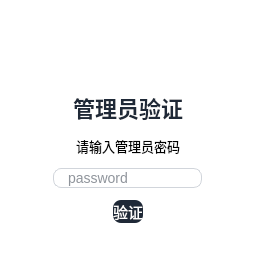
<?xml version="1.0" encoding="UTF-8"?>
<ui version="4.0">
 <class>AdminDialog</class>
 <widget class="QDialog" name="AdminDialog">
  <property name="windowTitle">
   <string>Admin</string>
  </property>
  <property name="styleSheet">
   <string notr="true">QDialog { background-color: #f9fafb; }</string>
  </property>
  <layout class="QVBoxLayout" name="root">
   <property name="spacing">
    <number>0</number>
   </property>
   <property name="leftMargin">
    <number>0</number>
   </property>
   <property name="topMargin">
    <number>0</number>
   </property>
   <property name="rightMargin">
    <number>0</number>
   </property>
   <property name="bottomMargin">
    <number>0</number>
   </property>
   <item>
    <widget class="QStackedWidget" name="m_stack">
     <property name="currentIndex">
      <number>0</number>
     </property>
     <property name="styleSheet">
      <string notr="true">background: #ffffff;</string>
     </property>
     <widget class="QWidget" name="loginPage">
      <property name="styleSheet">
       <string notr="true">background: #ffffff;</string>
      </property>
      <layout class="QVBoxLayout" name="loginL">
       <property name="spacing">
        <number>12</number>
       </property>
       <property name="leftMargin">
        <number>24</number>
       </property>
       <property name="topMargin">
        <number>24</number>
       </property>
       <property name="rightMargin">
        <number>24</number>
       </property>
       <property name="bottomMargin">
        <number>24</number>
       </property>
       <item alignment="Qt::AlignCenter">
        <widget class="QLabel" name="lockIcon">
         <property name="text">
          <string/>
         </property>
         <property name="styleSheet">
          <string notr="true">font-size: 48px; background: transparent;</string>
         </property>
         <property name="alignment">
          <set>Qt::AlignCenter</set>
         </property>
        </widget>
       </item>
       <item alignment="Qt::AlignCenter">
        <widget class="QLabel" name="title">
         <property name="text">
          <string>管理员验证</string>
         </property>
         <property name="styleSheet">
          <string notr="true">font-size: 22px; font-weight: 700; color: #1f2937;</string>
         </property>
         <property name="alignment">
          <set>Qt::AlignCenter</set>
         </property>
        </widget>
       </item>
       <item alignment="Qt::AlignCenter">
        <widget class="QLabel" name="sub">
         <property name="text">
          <string>请输入管理员密码</string>
         </property>
         <property name="styleSheet">
          <string notr="true">font-size: 13px; color: #000000;</string>
         </property>
         <property name="alignment">
          <set>Qt::AlignCenter</set>
         </property>
        </widget>
       </item>
       <item alignment="Qt::AlignCenter">
        <widget class="QLineEdit" name="editPwd">
         <property name="placeholderText">
          <string>password</string>
         </property>
         <property name="echoMode">
          <enum>QLineEdit::Password</enum>
         </property>
         <property name="fixedHeight">
          <number>42</number>
         </property>
         <property name="maximumWidth">
          <number>300</number>
         </property>
         <property name="styleSheet">
          <string notr="true">QLineEdit { font-size:14px; padding:0 12px; background-color: #ffffff; color: #1f2937; border:1px solid #d1d5db; border-radius:8px; } QLineEdit:focus { border-color:#667eea; }</string>
         </property>
        </widget>
       </item>
       <item alignment="Qt::AlignCenter">
        <widget class="QPushButton" name="btnSubmit">
         <property name="text">
          <string>验证</string>
         </property>
         <property name="fixedSize">
          <size>
           <width>140</width>
           <height>42</height>
          </size>
         </property>
         <property name="styleSheet">
          <string notr="true">QPushButton { font-size:15px; color:white; background-color:#1f2937; border:none; border-radius:8px; } QPushButton:hover { background-color:#374151; }</string>
         </property>
         <property name="cursor">
          <cursorShape>PointingHandCursor</cursorShape>
         </property>
        </widget>
       </item>
       <item>
        <spacer name="spacerErrorTop">
         <property name="orientation">
          <enum>Qt::Vertical</enum>
         </property>
         <property name="spacerSize">
          <size>
           <height>4</height>
           <width>0</width>
          </size>
         </property>
        </spacer>
       </item>
       <item alignment="Qt::AlignCenter">
        <widget class="QLabel" name="errorLabel">
         <property name="text">
          <string/>
         </property>
         <property name="styleSheet">
          <string notr="true">font-size: 12px; color: #dc2626; background: transparent;</string>
         </property>
         <property name="alignment">
          <set>Qt::AlignCenter</set>
         </property>
        </widget>
       </item>
      </layout>
     </widget>
     <widget class="QWidget" name="mgrPage">
      <property name="styleSheet">
       <string notr="true">background: #ffffff;</string>
      </property>
      <layout class="QVBoxLayout" name="mgrL">
       <property name="spacing">
        <number>0</number>
       </property>
       <property name="leftMargin">
        <number>0</number>
       </property>
       <property name="topMargin">
        <number>0</number>
       </property>
       <property name="rightMargin">
        <number>0</number>
       </property>
       <property name="bottomMargin">
        <number>0</number>
       </property>
       <item>
        <widget class="QWidget" name="topBar">
         <property name="styleSheet">
          <string notr="true">background: #ffffff;</string>
         </property>
         <property name="fixedHeight">
          <number>56</number>
         </property>
         <layout class="QHBoxLayout" name="topL">
          <property name="spacing">
           <number>0</number>
          </property>
          <property name="leftMargin">
           <number>20</number>
          </property>
          <property name="topMargin">
           <number>0</number>
          </property>
          <property name="rightMargin">
           <number>20</number>
          </property>
          <property name="bottomMargin">
           <number>0</number>
          </property>
          <item>
           <widget class="QPushButton" name="btnBack">
            <property name="text">
             <string>←  返回</string>
            </property>
            <property name="fixedSize">
             <size>
              <width>80</width>
              <height>32</height>
             </size>
            </property>
            <property name="styleSheet">
             <string notr="true">QPushButton { font-size: 13px; color: #374151; background: transparent; border: none; } QPushButton:hover { color: #667eea; }</string>
            </property>
            <property name="cursor">
             <cursorShape>PointingHandCursor</cursorShape>
            </property>
           </widget>
          </item>
          <item>
           <spacer name="spacerBackTitle">
            <property name="orientation">
             <enum>Qt::Horizontal</enum>
            </property>
            <property name="spacerSize">
             <size>
              <width>8</width>
              <height>0</height>
             </size>
            </property>
           </spacer>
          </item>
          <item>
           <widget class="QLabel" name="mgrTitle">
            <property name="text">
             <string>用户管理</string>
            </property>
            <property name="styleSheet">
             <string notr="true">font-size: 18px; font-weight: 700; color: #1f2937;</string>
            </property>
           </widget>
          </item>
          <item>
           <spacer name="spacerTitleRefresh">
            <property name="orientation">
             <enum>Qt::Horizontal</enum>
            </property>
            <property name="spacerSize">
             <size>
              <width>0</width>
              <height>0</height>
             </size>
            </property>
           </spacer>
          </item>
          <item>
           <widget class="QPushButton" name="btnRefresh">
            <property name="text">
             <string>↳  刷新</string>
            </property>
            <property name="fixedSize">
             <size>
              <width>80</width>
              <height>32</height>
             </size>
            </property>
            <property name="styleSheet">
             <string notr="true">QPushButton { font-size: 13px; color: #374151; background: #f3f4f6; border: 1px solid #d1d5db; border-radius: 6px; } QPushButton:hover { background: #e5e7eb; }</string>
            </property>
            <property name="cursor">
             <cursorShape>PointingHandCursor</cursorShape>
            </property>
           </widget>
          </item>
         </layout>
        </widget>
       </item>
       <item>
        <widget class="QTableWidget" name="m_table">
         <property name="columnCount">
          <number>5</number>
         </property>
         <attribute name="horizontalHeaderDefaultSectionSize">
          <number>80</number>
         </attribute>
         <column>
          <property name="text">
           <string>#</string>
          </property>
         </column>
         <column>
          <property name="text">
           <string>用户名</string>
          </property>
         </column>
         <column>
          <property name="text">
           <string>密码</string>
          </property>
         </column>
         <column>
          <property name="text">
           <string>编辑</string>
          </property>
         </column>
         <column>
          <property name="text">
           <string>删除</string>
          </property>
         </column>
        </widget>
       </item>
      </layout>
     </widget>
    </widget>
   </item>
  </layout>
 </widget>
 <resources/>
 <connections/>
</ui>
